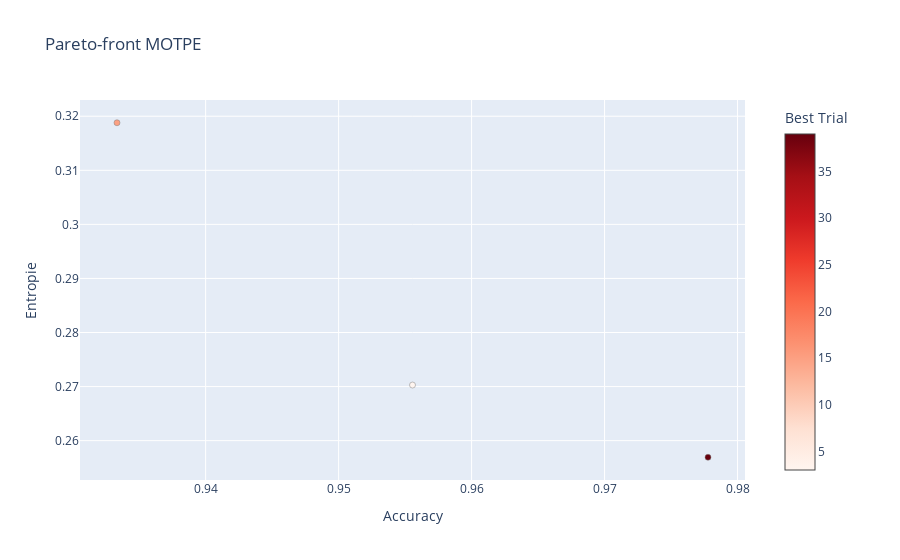

The notebook cell saved with this chart:
### Code cell
fig = optuna.visualization.plot_pareto_front(exp, target_names=["Accuracy", "Entropie"], include_dominated_trials=False)
#fig = optuna.visualization.plot_pareto_front(motpe_experiment, target_names=["objective 1", "objective 2"])
fig.layout.title = 'Pareto-front MOTPE'
fig

### Figure 1 — Plotly figure (JSON) as saved in the notebook; plotly's stock layout.template omitted (floating-point values rounded to 4 significant figures)
{"data": [{"hovertemplate": "%{text}<extra>Trial</extra>", "marker": {"color": [], "colorbar": {"title": {"text": "Trial"}}, "colorscale": [[0, "rgb(247,251,255)"], [0.125, "rgb(222,235,247)"], [0.25, "rgb(198,219,239)"], [0.375, "rgb(158,202,225)"], [0.5, "rgb(107,174,214)"], [0.625, "rgb(66,146,198)"], [0.75, "rgb(33,113,181)"], [0.875, "rgb(8,81,156)"], [1, "rgb(8,48,107)"]], "line": {"color": "Grey", "width": 0.5}}, "mode": "markers", "showlegend": false, "text": [], "type": "scatter", "x": [], "y": []}, {"hovertemplate": "%{text}<extra>Best Trial</extra>", "marker": {"color": [3, 15, 39], "colorbar": {"title": {"text": "Best Trial"}, "x": 1, "xpad": 40}, "colorscale": [[0, "rgb(255,245,240)"], [0.125, "rgb(254,224,210)"], [0.25, "rgb(252,187,161)"], [0.375, "rgb(252,146,114)"], [0.5, "rgb(251,106,74)"], [0.625, "rgb(239,59,44)"], [0.75, "rgb(203,24,29)"], [0.875, "rgb(165,15,21)"], [1, "rgb(103,0,13)"]], "line": {"color": "Grey", "width": 0.5}}, "mode": "markers", "showlegend": false, "text": ["{<br>  \"number\": 3,<br>  \"values\": [<br>    0.9555555555555556,<br>    0.27028580637025534<br>  ],<br>  \"params\": {<br>    \"classifier\": \"RandomForest\",<br>    \"rf_n_estimators\": 726,<br>    \"rf_max_depth\": 2,<br>    \"rf_min_samples_split\": 0.42567343642956357,<br>    \"rf_min_samples_leaf\": 0.10385334940610767,<br>    \"rf_max_features\": \"log2\",<br>    \"rf_random_state\": 42<br>  }<br>}", "{<br>  \"number\": 15,<br>  \"values\": [<br>    0.9333333333333333,<br>    0.31879463866611335<br>  ],<br>  \"params\": {<br>    \"classifier\": \"RandomForest\",<br>    \"rf_n_estimators\": 295,<br>    \"rf_max_depth\": 24,<br>    \"rf_min_samples_split\": 0.6730161864916094,<br>    \"rf_min_samples_leaf\": 0.22458928376533055,<br>    \"rf_max_features\": \"log2\",<br>    \"rf_random_state\": 42<br>  }<br>}", "{<br>  \"number\": 39,<br>  \"values\": [<br>    0.9777777777777777,<br>    0.2569304993541841<br>  ],<br>  \"params\": {<br>    \"classifier\": \"RandomForest\",<br>    \"rf_n_estimators\": 755,<br>    \"rf_max_depth\": 5,<br>    \"rf_min_samples_split\": 0.4622555851003687,<br>    \"rf_min_samples_leaf\": 0.18623980069580784,<br>    \"rf_max_features\": \"sqrt\",<br>    \"rf_random_state\": 42<br>  }<br>}"], "type": "scatter", "x": [0.9556, 0.9333, 0.9778], "y": [0.2703, 0.3188, 0.2569]}], "layout": {"title": {"text": "Pareto-front MOTPE"}, "xaxis": {"title": {"text": "Accuracy"}}, "yaxis": {"title": {"text": "Entropie"}}}}
